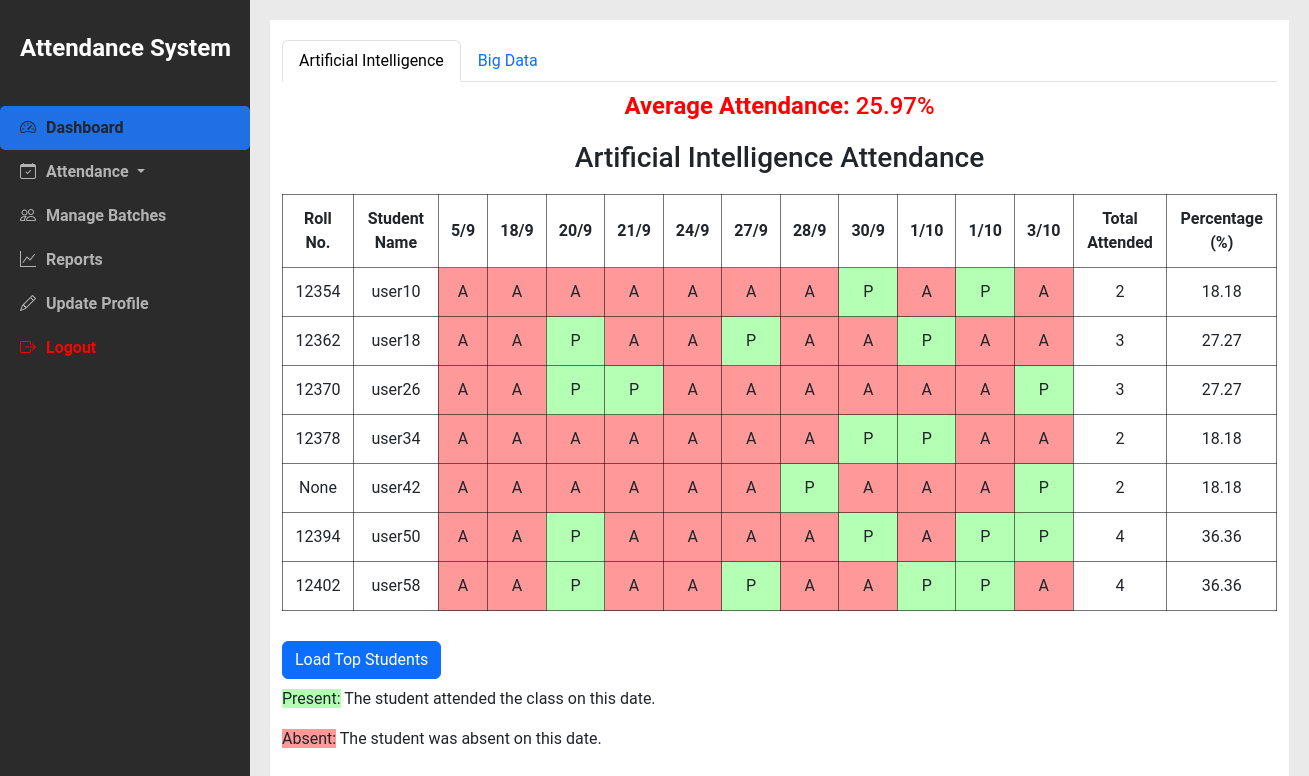
The app's page /teacher_dashboard (signed in) with its own data.
### myapp/models.py (models this page shows, shortened)
class Course(models.Model):
    code = models.CharField(max_length=10, unique=True, verbose_name="Course Code")
    name = models.CharField(max_length=100, verbose_name="Course Name")
    semester = models.ForeignKey('Semester', on_delete=models.CASCADE, related_name='course_list', verbose_name="Semester",blank=True, null=True)  # Change related_name
    is_lab = models.BooleanField(default=False, verbose_name="Is Lab")
    class Meta:
        indexes = [
            models.Index(fields=['code']),
            models.Index(fields=['name']),
        ]

class Student(models.Model):
    user = models.OneToOneField(User, on_delete=models.CASCADE)
    student_id = models.CharField(max_length=20, unique=True, verbose_name="Student ID")
    roll_number = models.CharField(max_length=10, unique=True, null=True, blank=True, verbose_name="Roll Number")
    semester = models.ForeignKey(Semester, on_delete=models.SET_NULL, null=True, blank=True, related_name='students', verbose_name="Semester")
    mobile_no = models.CharField(max_length=15, blank=True, null=True, verbose_name="Mobile Number")
    email = models.EmailField(blank=True, null=True, verbose_name="Email")
    address = models.TextField(blank=True, null=True, verbose_name="Address")
    lab_batch = models.ForeignKey(LabsBatches, on_delete=models.SET_NULL, null=True, blank=True, verbose_name="Lab Batch")
    batches = models.JSONField(verbose_name="Batches for Labs", blank=True, null=True, default=dict)  # Default to empty dict
    class Meta:
        indexes = [
            models.Index(fields=['student_id']),
            models.Index(fields=['roll_number']),
            models.Index(fields=['email']),
        ]

### myapp/teacherViews.py (the view)
# urls.py: path('teacher_dashboard',teacherViews.Subject_Attendance_Details,name='Teacher_dashboard'),
def Subject_Attendance_Details(request):
    if request.user.groups.filter(name='HOD').exists():
        is_hod = True
        is_principal = False
    elif request.user.groups.filter(name='Principal').exists():
        is_hod = False
        is_principal = True
    else:
        is_hod = False
        is_principal = False
    teacher = get_object_or_404(Teacher, user=request.user)
    courses = teacher.assigned_courses.all()
    course_data = []
    attendance_data = {}  # Initialize a dictionary to hold attendance data for each course
    for course in courses:
        semester = course.semester
        students_in_semester = Student.objects.filter(semester=semester).distinct()
        sample_student = students_in_semester.first()
        if sample_student:
            attendance_records = Attendance.objects.filter(course=course, student=sample_student).values('date', 'count').order_by('date')
            attendance_data[course.name] = []
            for record in attendance_records:
                attendance_data[course.name].append({
                    'date': record['date'],
                    'count': record['count']
                })
            student_data = []
            total_attended_sum = 0  # To sum total attended counts for average calculation
            student_count = 0  # To count the number of students
            for student in students_in_semester:
                total_attended = 0
                total_classes = len(attendance_data[course.name])
                attendance_records = []
                for date_record in attendance_data[course.name]:
                    date = date_record['date']
                    count = date_record['count']
                    attendance_instance = Attendance.objects.filter(course=course, student=student, date=date, count=count).first()
                    is_present = attendance_instance.present if attendance_instance else None
                    attendance_records.append({
                        'date': date,
                        'latest_notes': attendance_instance.notes if attendance_instance else None,
                        'present': is_present,
                    })
                    if is_present:
                        total_attended += 1
                percentage = (total_attended / total_classes) * 100 if total_classes > 0 else 0
                student_data.append({
                    'student': student,
                    'attendance': attendance_records,
                    'total_attended': total_attended,
                    'percentage': round(percentage, 2),  # Round the percentage to 2 decimal places
                })
                total_attended_sum += total_attended
                student_count += 1
            average_attendance = (total_attended_sum / (student_count * total_classes)) * 100 if student_count > 0 and total_classes > 0 else 0
            top_students = []
            if request.method == 'POST' and 'load_top_students' in request.POST:
                top_students = sorted(student_data, key=lambda x: x['percentage'], reverse=True)[:3]  # Get top 3
            course_data.append({
                'course': course,
                'semester': semester,
                'students': student_data,
                'average_attendance': round(average_attendance, 2),
                'top_students': top_students,  # Pass the top students to the template
            })
    return render(request, 'teachertemplates/Subject_Attedance_Details.html', {
        'teacher': teacher,
        'course_data': course_data,
        'attendance_data': attendance_data,
        'is_hod': is_hod,
        'is_principal':is_principal,
    })

### myapp/templatetags/custom_filters.py (called while the page is built)
@register.filter
def get_item(dictionary, key):
    return dictionary.get(key)

### templates/teachertemplates/Subject_Attedance_Details.html (shortened to what this page needs)
<!DOCTYPE html>
<html lang="en">
<head>
    <link href="https://cdn.jsdelivr.net/npm/bootstrap@5.3.0-alpha1/dist/css/bootstrap.min.css" rel="stylesheet">
</head>
<body>
    {% load custom_filters %}
    {% include 'teachertemplates/navbar.html' %}
    <div class="content">
        <div class="container" style="background-color: #ffffff;">
            <ul class="nav nav-tabs" id="courseTab" role="tablist">
                {% for course in course_data %}
                <li class="nav-item" role="presentation">
                    <button class="nav-link {% if forloop.first %}active{% endif %}" id="tab-{{ forloop.counter }}" data-bs-toggle="tab" data-bs-target="#content-{{ forloop.counter }}" type="button" role="tab" aria-controls="content-{{ forloop.counter }}" aria-selected="true">
                        {{ course.course.name }}
                    </button>
                </li>
                {% endfor %}
            </ul>
            <div class="tab-content" id="courseTabContent">
                {% for course in course_data %}
                <div class="tab-pane fade {% if forloop.first %}show active{% endif %}" id="content-{{ forloop.counter }}" role="tabpanel" aria-labelledby="tab-{{ forloop.counter }}">
                    <h2 class="average-attendance {% if course.average_attendance >= 60 %}above-threshold{% else %}below-threshold{% endif %}">
                        <b>Average Attendance:</b> {{ course.average_attendance }}%
                    </h2>
                    <h3 style="margin: 20px 0px;text-align: center;">{{ course.course.name }} Attendance</h3>
                    <div class="table-container">
                        <table>
                            <thead>
                                <tr>
                                    <th>Roll No.</th>
                                    <th>Student Name</th>
                                    {% if attendance_data|get_item:course.course.name %}
                                        {% for date in attendance_data|get_item:course.course.name %}
                                            <th class="date-cell">{{ date.date }}</th>
                                        {% endfor %}
                                    {% else %}
                                        <th>No Dates Available</th>
                                    {% endif %}
                                    <th>Total Attended</th>
                                    <th>Percentage (%)</th>
                                </tr>
                            </thead>
                            <tbody>
                                {% for student in course.students %}
                                <tr>
                                    <td>{{ student.student.roll_number}}</td>
                                    <td>{{ student.student.user.username }}</td>
                                    {% if attendance_data|get_item:course.course.name %}
                                        {% for record in student.attendance %}
                                            <td class="{% if record.present %}present{% else %}absent{% endif %}">
                                                <span>{% if record.present %}P{% else %}A{% endif %}</span>
                                            </td>
                                        {% endfor %}
                                        <td>{{ student.total_attended }}</td>
                                        <td>{{ student.percentage }}</td>
                                    {% else %}
                                        <td colspan="{{ attendance_data|get_item:course.course.name|length }}">No Dates Available</td>
                                    {% endif %}
                                </tr>
                                {% endfor %}
                            </tbody>
                        </table>
                    </div>
                        {% if course.top_students %}
                        <h4 style="text-align: center; margin-top: 30px;">Top 3 Attending Students</h4>
                    <div class="table-responsive">
                        <table class="table table-hover table-bordered" style="margin-top: 10px; border: 2px solid #ccc;">
                            <thead class="table-light">
                                <tr style="background-color: #f9f9f9;">
                                    <th style="text-align: center; font-weight: bold;">Rank</th>
                                    <th style="text-align: center; font-weight: bold;">Roll No.</th>
                                    <th style="text-align: center; font-weight: bold;">Student Name</th>
                                    <th style="text-align: center; font-weight: bold;">Percentage (%)</th>
                                </tr>
                            </thead>
                            <tbody>
                                {% for top_student in course.top_students %}
                                <tr {% if forloop.first %} style="background-color: #d4edda;" {% endif %}>
                                    <td style="text-align: center; font-size: 1.2rem;">
                                        {% if forloop.first %}
                                            🏅 1st
                                        {% elif forloop.counter == 2 %}
                                            🥈 2nd
                                        {% elif forloop.counter == 3 %}
                                            🥉 3rd
                                        {% endif %}
                                    </td>
                                    <td style="text-align: center; font-weight: 500;">{{ top_student.student.roll_number }}</td>
                                    <td style="text-align: center; font-weight: 500;">
                                        {{ top_student.student.user.username }}
                                    </td>
                                    <td style="text-align: center; font-weight: bold; font-size: 1.1rem;">
                                        {{ top_student.percentage }}%
                                    </td>
                                </tr>
                                {% endfor %}
                            </tbody>
                        </table>
                    </div>
                {% else %}
                    <form method="post">
                        <button type="submit" class="btn btn-primary">Load Top Students</button>
                    </form>
                {% endif %}
                </div>
                {% endfor %}
            </div>
            <p><span class="present">Present:</span> The student attended the class on this date.</p>
            <p><span class="absent">Absent:</span> The student was absent on this date.</p>
        </div>
    </div>
</body>
</html>

### templates/teachertemplates/Subject_Attedance_Details.html (style rules this page uses)
body { font-family: Arial, sans-serif; margin: 0; padding: 0; background-color: #f4f4f4; }
.container { width: 90%; margin: auto; padding: 20px; }
.table-container { overflow-x: auto; margin-bottom: 30px; }
table { width: 100%; border-collapse: collapse; }
table th, table td { border: 1px solid #0202028b; padding: 12px; text-align: center; }
table th { background-color: #ffffff; position: sticky; top: 0; z-index: 1; }
.present { background-color: #b3ffb3; }
.absent { background-color: #ff9999; }
.average-attendance { text-align: center; margin: 10px 0; font-size: 1.5rem; }
.below-threshold { color: red; }

### templates/teachertemplates/navbar.html (style rules this page uses)
body { font-family: "Roboto", sans-serif; display: flex; height: 100vh; margin: 0; background-color: #eaeaea; }
.content { margin-left: 250px; padding: 20px; width: 100%; }

### records on screen
Course: course.name "Artificial Intelligence", average_attendance "25.97"
Course: course.name "Big Data"
Student: student.roll_number "12354", student.user.username "user10", total_attended "2", percentage "18.18"
Student: student.roll_number "12362", student.user.username "user18", total_attended "3", percentage "27.27"
Student: student.roll_number "12370", student.user.username "user26", total_attended "3", percentage "27.27"
Student: student.roll_number "12378", student.user.username "user34", total_attended "2", percentage "18.18"
Student: student.roll_number "None", student.user.username "user42", total_attended "2", percentage "18.18"
Student: student.roll_number "12394", student.user.username "user50", total_attended "4", percentage "36.36"
Student: student.roll_number "12402", student.user.username "user58", total_attended "4", percentage "36.36"
